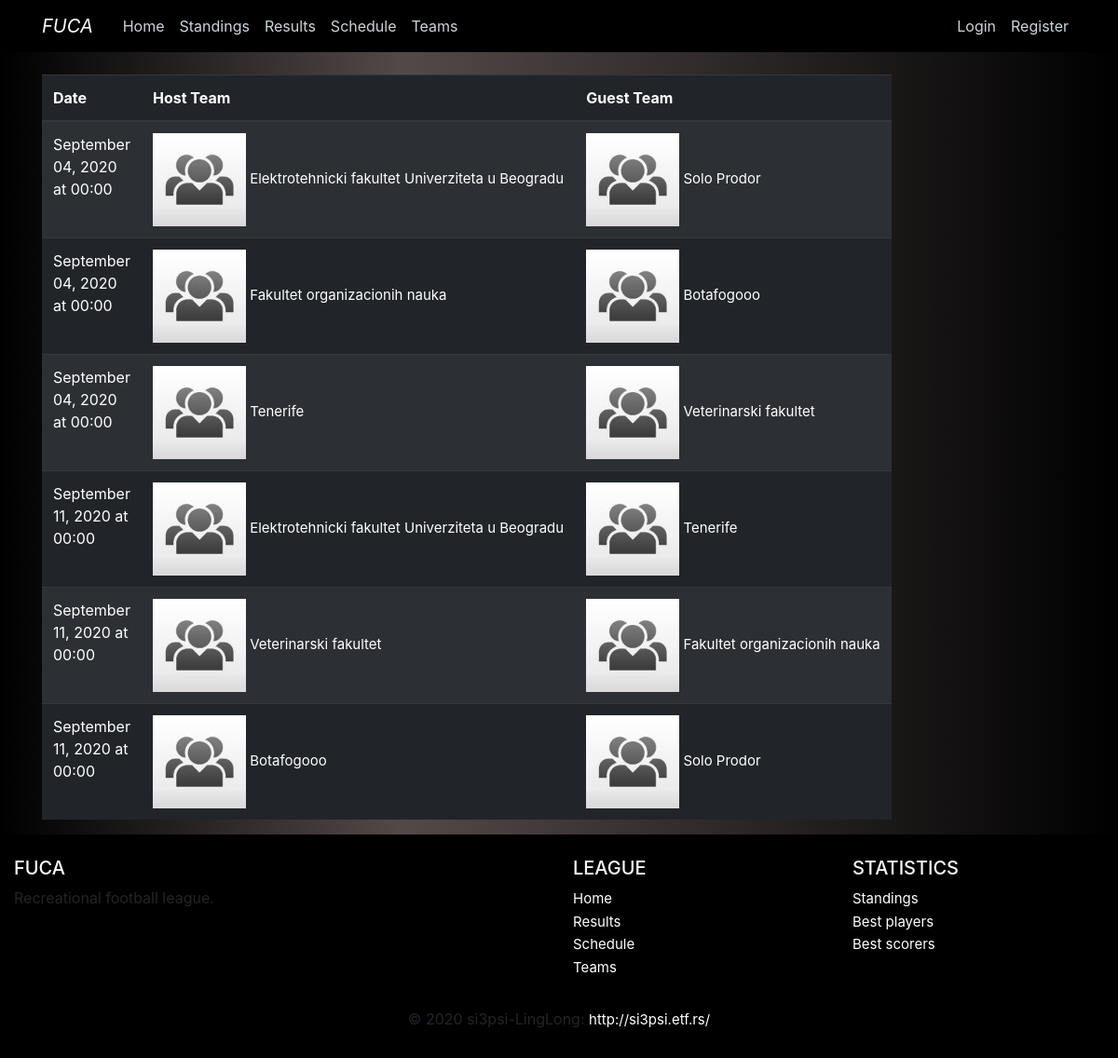
Before: /schedule with the older database file.
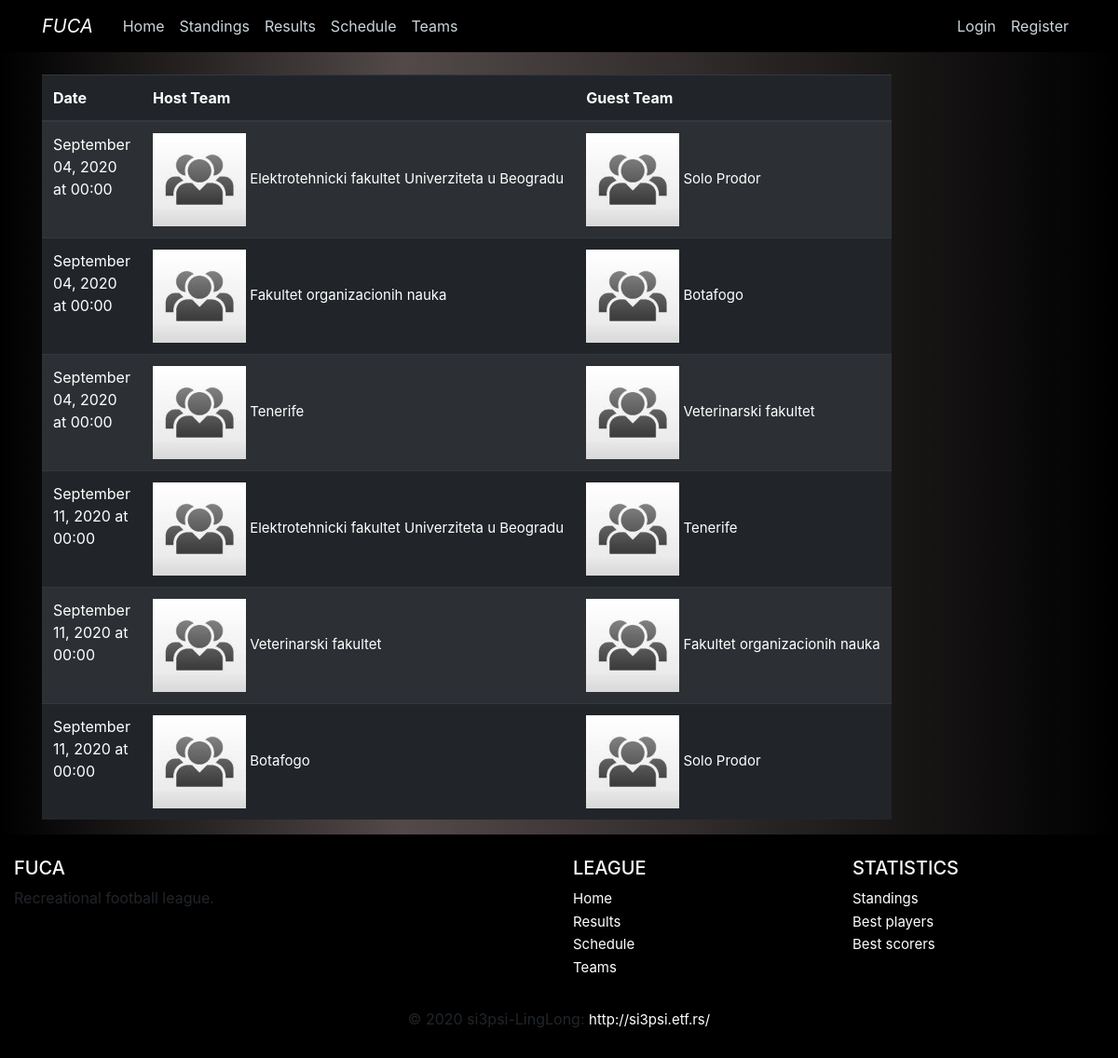
After: the same page with the newer database file.
### fuca/models.py (models this page shows, shortened)
class Match(db.Model):
    __tablename__ = 'match'
    id                      = db.Column(db.Integer, primary_key=True)
    date_time               = db.Column(db.DateTime, nullable=False)
    host_team_goals         = db.Column(db.Integer, default=0)
    host_team_yellow        = db.Column(db.Integer, default=0)
    host_team_red           = db.Column(db.Integer, default=0)
    host_team_shots         = db.Column(db.Integer, default=0)
    guest_team_goals        = db.Column(db.Integer, default=0)
    guest_team_yellow       = db.Column(db.Integer, default=0)
    guest_team_red          = db.Column(db.Integer, default=0)
    guest_team_shots        = db.Column(db.Integer, default=0)
    host_team_id     = db.Column(db.Integer, db.ForeignKey('team.id'), nullable=False)
    guest_team_id    = db.Column(db.Integer, db.ForeignKey('team.id'), nullable=False)
    statistics  = db.relationship('Statistics', backref='match', lazy=True)

class Team(db.Model):
    __tablename__ = 'team'
    id          = db.Column(db.Integer,     primary_key=True)
    name        = db.Column(db.String(100), nullable=False, unique=True)
    matches     = db.Column(db.Integer,     nullable=False, default=0)
    wins        = db.Column(db.Integer,     nullable=False, default=0)
    losses      = db.Column(db.Integer,     nullable=False, default=0)
    draws       = db.Column(db.Integer,     nullable=False, default=0)
    goal_diff   = db.Column(db.Integer,     nullable=False, default=0)
    logo_image  = db.Column(db.String(20),  nullable=False, default='default.jpg')
    captain_id  = db.Column(db.Integer, db.ForeignKey('player.id'))
    host_matches    = db.relationship('Match',  backref='host_team',    lazy=True,  foreign_keys=Match.host_team_id)
    guest_matches   = db.relationship('Match',  backref='guest_team',   lazy=True,  foreign_keys=Match.guest_team_id)
    players         = db.relationship('Player', backref='team',         lazy=True,  foreign_keys=Player.team_id)

### fuca/main/routes.py (the view)
@main.route("/schedule")
def schedule():
    schedules = Match.query.filter(Match.date_time >= datetime.now()).all()
    for schedule in schedules:
        schedule.host_team_logo = url_for('static', filename='images/teams/{}'.format(schedule.host_team.logo_image))
        schedule.guest_team_logo = url_for('static', filename='images/teams/{}'.format(schedule.guest_team.logo_image))
    return render_template('home/schedule.html', schedule=schedules, title='Schedule')

### fuca/templates/home/schedule.html
{% extends 'home/layout.html' %}
{% block content %}
    <table class="table table-dark table-striped table-hover">
        <thead>
            <th>Date</th>
            <th>Host Team</th>
            <th>Guest Team</th>
        </thead>
        {% for match in schedule %}
            <tr>
                <td>{{ match.date_time.strftime('%B %d, %Y at %H:%M') }}</td>
                <td style="white-space:nowrap">
                    <a href="{{ url_for('teams.team', id=match.host_team_id)}}"class="whitelink">
                        <img src="{{ match.host_team_logo }}" width="100">
                        {{ match.host_team.name }}
                    </a>
                </td>
                <td style="white-space:nowrap">
                    <a href="{{ url_for('teams.team', id=match.guest_team_id)}}"class="whitelink">
                        <img src="{{ match.guest_team_logo }}" width="100">
                        {{ match.guest_team.name }}
                    </a>
                </td>
            </tr>
        {% endfor %}
    </table>
{% endblock content %}

Changed rows visible on the page:
changed through a linked row, Match (number 2 of 6 on the later page): guest_team.name "Botafogooo" → "Botafogo"
changed through a linked row, Match (number 6 of 6 on the later page): host_team.name "Botafogooo" → "Botafogo"
